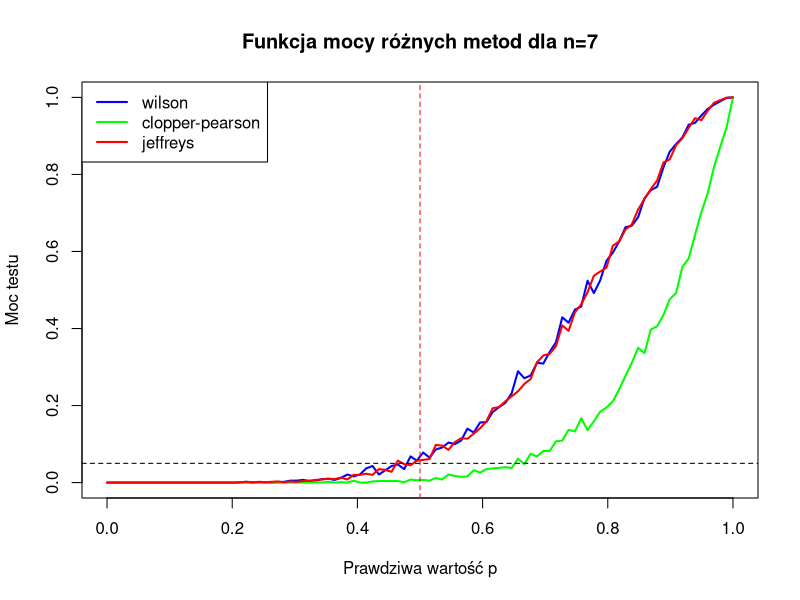
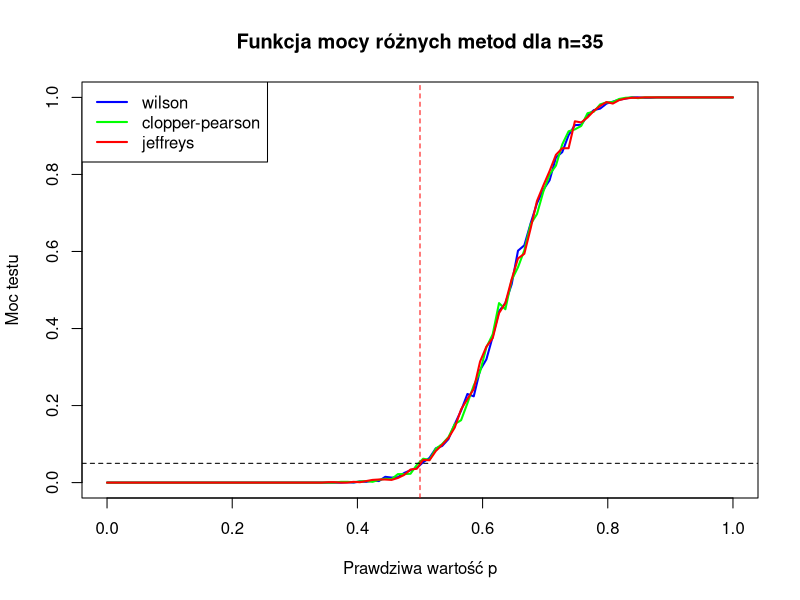
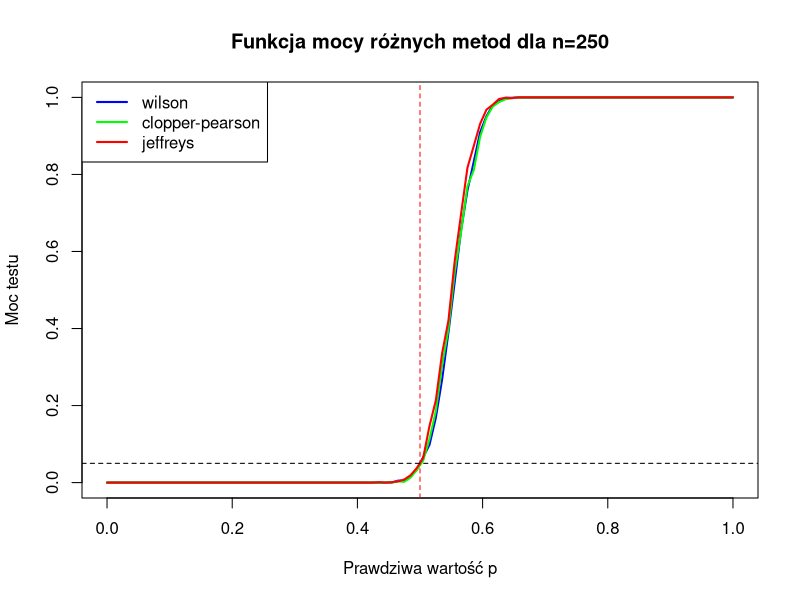

Here is the R script that generated these plots, in order:
## ---- chunk 1
wilson_lower_bound <- function(x, n, alpha = 0.05) {
  p_hat <- x / n
  z <- qnorm(1 - alpha)
  denominator <- 1 + (z^2 / n)
  center <- p_hat + (z^2 / (2 * n))
  margin <- z * sqrt((p_hat * (1 - p_hat) / n) + (z^2 / (4 * n^2)))
  return ((center - margin) / denominator)
}

clopper_pearson_lower <- function(x, n, alpha = 0.05) {
  return (qbeta(alpha, x, n - x + 1))
}

jeffreys_lower <- function(x, n, alpha = 0.05) {
  return (qbeta(alpha, x + 0.5, n - x + 0.5))
}

binomial_test <- function(n = 7, p_true = 0.5, alpha = 0.05, method = "wilson") {
  successes <- rbinom(1, n, p_true)
  
  p_low <- switch(method,
                  "wilson" = wilson_lower_bound(successes, n, alpha),
                  "clopper-pearson" = clopper_pearson_lower(successes, n, alpha),
                  "jeffreys" = jeffreys_lower(successes, n, alpha),
                  stop("Nieznana metoda"))
  
  return (p_low > 0.5)
}

power_function <- function(n = 7, alpha = 0.05, p_values = seq(0.4, 0.9, length.out = 100), trials = 1000, method = "wilson") {
  power <- sapply(p_values, function(p) {
    rejections <- sum(replicate(trials, binomial_test(n, p, alpha, method)))
    return (rejections / trials)
  })
  return (power)
}
## ---- chunk 2
n <- 7
alpha <- 0.05
p_values <- seq(0, 1, length.out = 100)

test_methods <- c("wilson", "clopper-pearson", "jeffreys")
colors <- c("blue", "green", "red")

plot(p_values, power_function(n, alpha, p_values, method = test_methods[1]), type = "l", col = colors[1], lwd = 2,
     xlab = "Prawdziwa wartość p", ylab = "Moc testu", main = "Funkcja mocy różnych metod dla n=7", ylim = c(0, 1))
lines(p_values, power_function(n, alpha, p_values, method = test_methods[2]), col = colors[2], lwd = 2)
lines(p_values, power_function(n, alpha, p_values, method = test_methods[3]), col = colors[3], lwd = 2)

legend("topleft", legend = test_methods, col = colors, lwd = 2)
abline(v = 0.5, lty = 2, col = "red")
abline(h = 0.05, lty = 2, col = "black")
## ---- chunk 3
n <- 35
alpha <- 0.05
p_values <- seq(0, 1, length.out = 100)

test_methods <- c("wilson", "clopper-pearson", "jeffreys")
colors <- c("blue", "green", "red")

plot(p_values, power_function(n, alpha, p_values, method = test_methods[1]), type = "l", col = colors[1], lwd = 2,
     xlab = "Prawdziwa wartość p", ylab = "Moc testu", main = "Funkcja mocy różnych metod dla n=35", ylim = c(0, 1))
lines(p_values, power_function(n, alpha, p_values, method = test_methods[2]), col = colors[2], lwd = 2)
lines(p_values, power_function(n, alpha, p_values, method = test_methods[3]), col = colors[3], lwd = 2)

legend("topleft", legend = test_methods, col = colors, lwd = 2)
abline(v = 0.5, lty = 2, col = "red")
abline(h = 0.05, lty = 2, col = "black")

## ---- chunk 4
n <- 250
alpha <- 0.05
p_values <- seq(0, 1, length.out = 100)

test_methods <- c("wilson", "clopper-pearson", "jeffreys")
colors <- c("blue", "green", "red")

plot(p_values, power_function(n, alpha, p_values, method = test_methods[1]), type = "l", col = colors[1], lwd = 2,
     xlab = "Prawdziwa wartość p", ylab = "Moc testu", main = "Funkcja mocy różnych metod dla n=250", ylim = c(0, 1))
lines(p_values, power_function(n, alpha, p_values, method = test_methods[2]), col = colors[2], lwd = 2)
lines(p_values, power_function(n, alpha, p_values, method = test_methods[3]), col = colors[3], lwd = 2)

legend("topleft", legend = test_methods, col = colors, lwd = 2)
abline(v = 0.5, lty = 2, col = "red")
abline(h = 0.05, lty = 2, col = "black")
